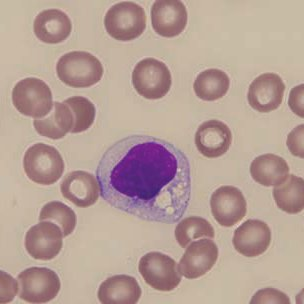
#> input picture Main/1.jpg, 304 x 304 px
$ jupyter execute --allow-errors 'Image Segmentation.ipynb'
#> lines starting #> are read from the running program, lines starting #| are printed output that depends on the picture; after the words box and inside, x2 and y2 are one past the last pixel; in counts of white or black regions, pixels touching at a corner belong together
[cell 1]
import numpy as np
import cv2

[cell 2]
img = cv2.imread('1.jpg')
#> img is the input picture: shape (304, 304, 3); mean B, G, R 149.1, 157.2, 181.2
mask = np.zeros(img.shape[:2],np.uint8)

bgdModel = np.zeros((1,65),np.float64)
fgdModel = np.zeros((1,65),np.float64)

[cell 3]
react = (50,25,171,290)
cv2.grabCut(img,mask,react,bgdModel,fgdModel,15,cv2.GC_INIT_WITH_RECT)

mask2 = np.where((mask==2)|(mask==0),0,1).astype('uint8')
bilateral = cv2.bilateralFilter(mask2, 12, 125, 125)
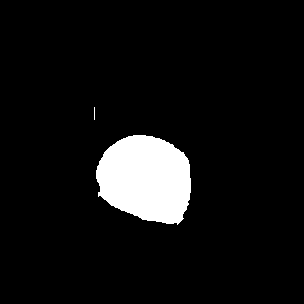
#> mask2: shape (304, 304); values 0 (black) and 1 (white), 7.1% white; 2 white regions (1 under 20 px), largest, box (x1, y1, x2, y2) and area: (96, 135, 191, 225) 6593
img2 = img*bilateral[:,:,np.newaxis]
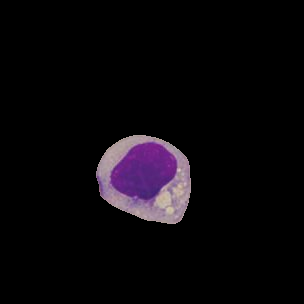
#> img2: shape (304, 304, 3); mean B, G, R 10.4, 7, 9.9

[cell 4]
cv2.imshow("Citra Asli", img)
cv2.imshow("Hasil Segmentasi", img2)
cv2.waitKey(0)
cv2.destroyAllWindows()

Gambar 2

[cell 5]
img = cv2.imread('4.png')
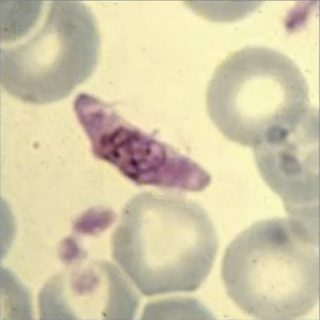
#> input picture Main/4.png, 320 x 320 px
#> img is the input picture: shape (320, 320, 3); mean B, G, R 169, 201.7, 210.5
mask = np.zeros(img.shape[:2],np.uint8)

bgdModel = np.zeros((1,65),np.float64)
fgdModel = np.zeros((1,65),np.float64)

[cell 6]
react = (50,25,171,290)
cv2.grabCut(img,mask,react,bgdModel,fgdModel,15,cv2.GC_INIT_WITH_RECT)

mask2 = np.where((mask==2)|(mask==0),0,1).astype('uint8')
bilateral = cv2.bilateralFilter(mask2, 12, 125, 125)
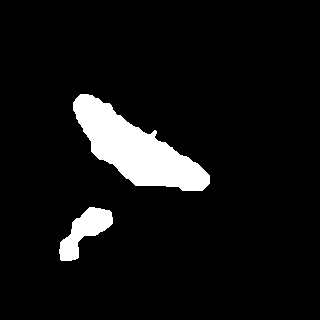
#> mask2: shape (320, 320); values 0 (black) and 1 (white), 7.3% white; 2 white regions, box (x1, y1, x2, y2) and area: (73, 94, 210, 191) 6076, (59, 207, 113, 261) 1360
img2 = img*bilateral[:,:,np.newaxis]
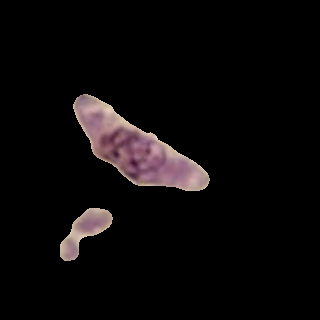
#> img2: shape (320, 320, 3); mean B, G, R 9.5, 9.1, 11.7
